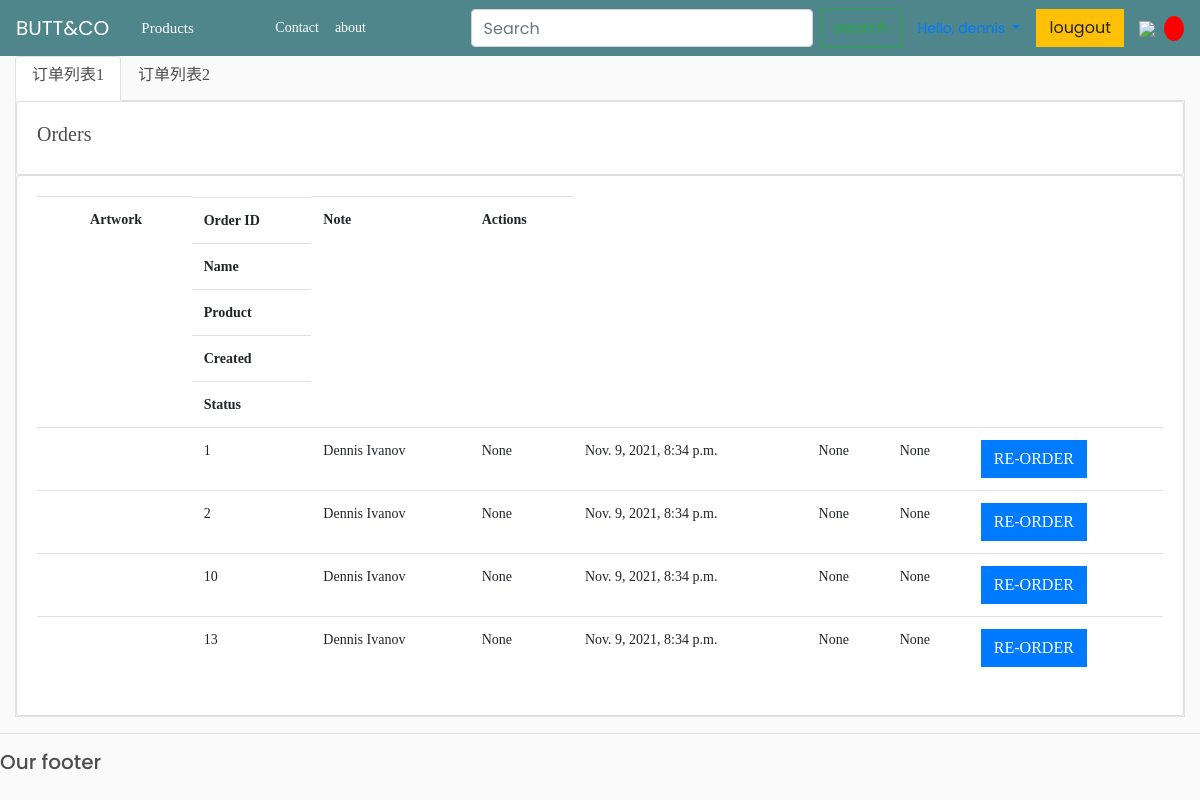
Screenshot of /myorders/ (signed in) with the database file from the repository.
### store/models.py (models this page shows, shortened)
class Order(models.Model):
    STATUS = (
        ('Pending', 'Pending'),
        ('Out for delivery', 'Out for delivery'),
        ('Delivered', 'Delivered'),
    )
    total = models.CharField(max_length=50, null=True)
    customer = models.ForeignKey(Customer, on_delete=models.SET_NULL, null=True, blank=True)
    date_ordered = models.DateTimeField(auto_now_add=True)
    complete = models.BooleanField(default=False)
    transaction_id = models.CharField(max_length=100, null=True)
    note = models.CharField(max_length=1000, null=True)
    date_created = models.DateTimeField(auto_now_add=True, null=True)
    product = models.ForeignKey(Product, null=True, on_delete=models.SET_NULL)
    status = models.CharField(max_length=200, null=True, choices=STATUS)  # 新增
    name = models.CharField(max_length=128, null=True)
    picture_front = models.CharField(max_length=1024, null=True)
    picture_back = models.CharField(max_length=1024, null=True)
    state1 = models.CharField(max_length=65535, null=True)
    state2 = models.CharField(max_length=65535, null=True)
    color = models.CharField(max_length=65535, null=True)  # 颜色
    combo = models.CharField(max_length=65535, null=True)  # 版本
    price = models.FloatField()  # 单价
    userorderid = models.IntegerField(default=0, null=True)  # 订单ID
    delstatus = models.IntegerField(default=0, null=True)  # 删除标识， 0表示正常，1表示删除

class Customer(models.Model):
    user = models.OneToOneField(User, null=True, blank=True, on_delete=models.CASCADE)
    name = models.CharField(max_length=200, null=True)
    phone = models.CharField(max_length=200, null=True)
    email = models.CharField(max_length=200)
    profile_pic = models.ImageField(default="profile1.png", null=True, blank=True)
    date_created = models.DateTimeField(auto_now_add=True, null=True)
    status = models.IntegerField(default=0)
    encryption_link = models.CharField(max_length=200, null=True)
    expires = models.CharField(max_length=200, null=True)

### store/views.py (the view)
# urls.py: path('myorders/', views.myorders, name="myorders"),
@login_required(login_url='login')
def myorders(request):
    orders = Order.objects.filter(customer__user=request.user)
    customers = Customer.objects.all()
    total_customers = customers.count()
    total_orders = orders.count()
    delivered = orders.filter(status='Delivered').count()
    pending = orders.filter(status='Pending').count()
    orders1 = orders.filter(product__image=None)
    context = {'orders': orders, 'customers': customers,
               'total_orders': total_orders, 'delivered': delivered,
               'pending': pending, 'orders1': orders1}
    return render(request, 'store/myorders.html', context)

### store/templates/store/myorders.html (shortened to what this page needs)
{% extends 'accounts/main.html' %}
{% load static %}
{% block content %}
<ul class="nav nav-tabs" id="myTab" role="tablist">
    <li class="nav-item">
        <a class="nav-link active" id="home-tab" data-toggle="tab" href="#admin" role="tab" aria-controls="home"
            aria-selected="true">
            <h6>订单列表1</h6>
        </a>
    </li>
    <li class="nav-item">
        <a class="nav-link" id="profile-tab" data-toggle="tab" href="#edit" role="tab" aria-controls="profile"
            aria-selected="false">
            <h6>订单列表2</h6>
        </a>
    </li>
</ul>
<div class="tab-content border border-top-0" id="myTabContent" >
    <div class="tab-pane fade show active" id="admin" role="tabpanel" aria-labelledby="home-tab">
        <ul class="list-group list-group-flush">
            <div class="row">
        <div class="col-md">
            <div class="card card-body">
                <h5>Orders</h5>
            </div>
            <div class="card card-body">
                <table class="table">
                    <tr>
                        <th class="col-warning">
                            <span class="nbsp">&nbsp;</span>
                        </th>
                        <th class="col-artwork">
                            <span class="nbsp">Artwork</span>
                        </th>
                        <th class="col-id header">
                            <span>Order ID</span>
                        </th>
                        <th class="col-id header">
                            <span>Name</span>
                        </th>
                        <th class="col-shape header">
                            <span>Product</span>
                        </th>
                        <th class="col-status header">
                            <span>Created</span>
                        </th>
                        <th class="col-date header">
                            <span>Status</span>
                        </th>
                        <th class="col-date col-date-ship">
                            <span>Note</span>
                        </th>
                        <th class="col-actions">
                            <span>Actions</span>
                        </th>
                    </tr>
                    {% for order in orders1 %}
                        <tr>
                            <td class="col-warning">
                            </td>
                            <td class="col-artwork">
                            </td>
                            <td class="col-id">
                                <div class="col-content">
                                    {{ order.id }}
                                </div>
                            </td>
                            <td class="col-id">
                                <div class="col-content">
                                    {{ order.customer.name }}
                                </div>
                            </td>
                            <td class="col-status">
                                <div class="col-content">
                                    {{ order.product }}
                                </div>
                            </td>
                            <td class="col-date">
                                <div class="col-content">
                                    {{ order.customer.date_created }}
                                </div>
                            </td>
                            <td class="col-date col-date-ship">
                                <div class="col-content">
                                    {{ order.status }}
                                </div>
                            </td>
                            <td class="col-date col-date-shipped">
                                <div class="col-content">
                                    {{ order.note }}
                                </div>
                            </td>
                            <td class="col-actions">
                                <div class="col-content">
                                    <button class="btn btn-primary btn-complete"
                                            onclick="document.location.href='/?edit=true&oid={{ order.id }}'">RE-ORDER
                                    </button>
                                </div>
                            </td>
                        </tr>
                    {% endfor %}
                </table>
            </div>
        </div>
    </div>
        </ul>
    </div>
</div>
{% endblock %}

### static/css/main.css (style rules this page uses)
body { background-color: hsl(0, 0%, 98%); }
h1,h2,h3,h4,h5,h6 { color:hsl(0, 0%, 30%); }
.btn { border-radius: 0; }
body,li,ul,h1,h2,h3,h4,p { padding:0px; margin:0px; font-family:"Raleway-Regular"; font-size:14px; color:#333; list-style-type:none; }
a { text-decoration:none; }

### static/css/style.css (style rules this page uses)
body { line-height: 1.5; font-family: 'Poppins', sans-serif; font-weight: 400; overflow-x: hidden; }
* { margin:0; box-sizing: border-box; }
:before,:after { box-sizing: border-box; }
.row { display: flex; flex-wrap: wrap; }
ul { list-style: none; margin:0; padding:0; }
a { text-decoration: none; }
.header { display: block; width: 100%; z-index: 99; padding:.5rem 1rem; }

### rows the page displays
Order: id "1", customer.name "Dennis Ivanov", product "None", customer.date_created "Nov. 9, 2021, 8:34 p.m.", status "None", note "None"
Order: id "2", customer.name "Dennis Ivanov", product "None", customer.date_created "Nov. 9, 2021, 8:34 p.m.", status "None", note "None"
Order: id "10", customer.name "Dennis Ivanov", product "None", customer.date_created "Nov. 9, 2021, 8:34 p.m.", status "None", note "None"
Order: id "13", customer.name "Dennis Ivanov", product "None", customer.date_created "Nov. 9, 2021, 8:34 p.m.", status "None", note "None"
